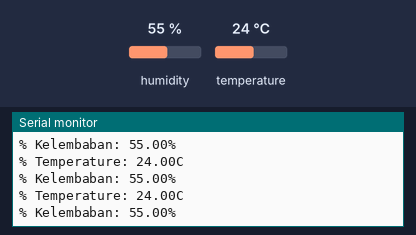
This sketch was run on a simulated ESP8266 (NodeMCU). Shown: the last lines printed to the serial monitor. Inputs (shaded band) come from the test bench; at power-on: humidity 55 %, temperature 24 °C.

Above: at 2.8 s.
2.9 s: humidity set to 22 %
At 4.5 s:
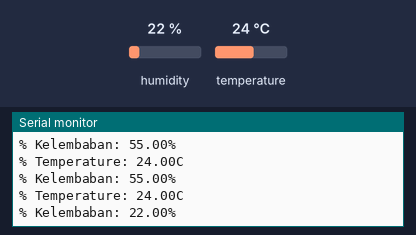
5.6 s: temperature set to 12 °C
At 6.0 s:
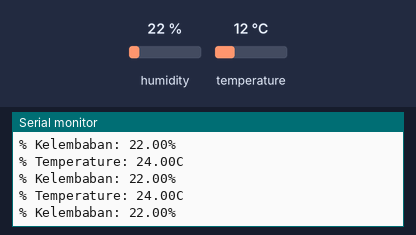
8.3 s: humidity set to 40 %
At 9.0 s:
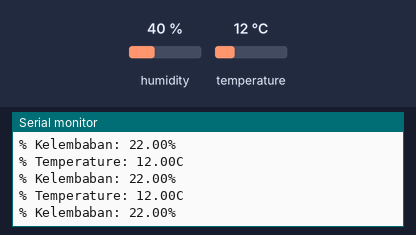
Timing chart, 0 to 11.3 s (numbered marks = the images above; inputs shaded):
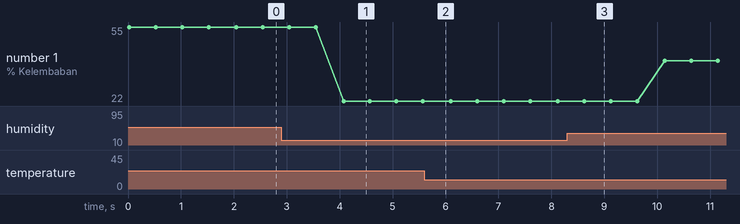

Measured:
- after the input at 2.9 s, the serial monitor: prints a new line after 1.2 s (image 1)
- plotted number 1: 55 → 22 after the input at 2.9 s, 22 → 40 after the input at 8.3 s

The sketch:

DHT11_Basic.ino
```cpp
#include <DHT.h>
#define DHTPIN D5
#define DHTTYPE DHT11 //Tipe DHT11
DHT dht(DHTPIN, DHTTYPE);
void setup() {
Serial.begin(115200);
dht.begin();
}
void loop() {
float t = dht.readTemperature();
float h = dht.readHumidity();
Serial.print("% Temperature: ");
Serial.print(t);
Serial.println("C ");
Serial.print("% Kelembaban: ");
Serial.print(h);
Serial.println("% ");
delay(500);
}
```
